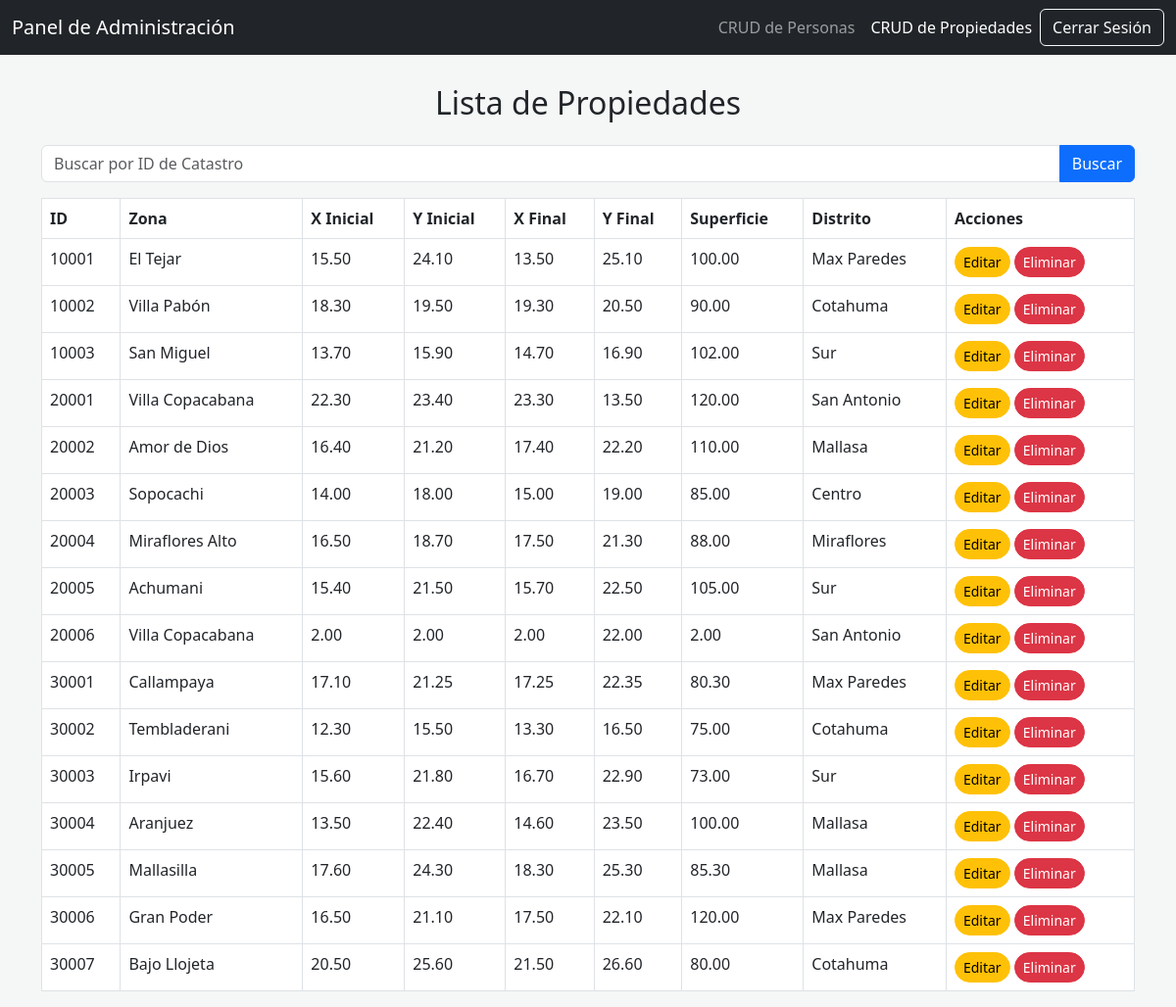
Page /crud_propiedades.php (signed in) on the committed database.
### tables this page shows
CREATE TABLE `propiedad` (
  `id` int(11) NOT NULL,
  `zona` varchar(100) DEFAULT NULL,
  `xini` decimal(10,2) DEFAULT NULL,
  `yini` decimal(10,2) DEFAULT NULL,
  `xfin` decimal(10,2) DEFAULT NULL,
  `yfin` decimal(10,2) DEFAULT NULL,
  `superficie` decimal(10,2) DEFAULT NULL,
  `distrito` varchar(50) DEFAULT NULL,
  `id_propietario` int(11) DEFAULT NULL
);

### crud_propiedades.php (the view, shortened to what this page needs)
<?php
include 'db.php';
$filter_id = '';
if (isset($_POST['filter'])) {
    $filter_id = $_POST['filter_id'];
    $sql = "SELECT * FROM propiedad WHERE id LIKE '%$filter_id%'";
} else {
    $sql = "SELECT * FROM propiedad";
}
$result = $conn->query($sql);
?>
<!DOCTYPE html>
<html>
<head>
    <link href="https://cdn.jsdelivr.net/npm/bootstrap@5.3.0/dist/css/bootstrap.min.css" rel="stylesheet">
</head>
<body>
    <nav class="navbar navbar-expand-lg navbar-dark bg-dark">
        <div class="container-fluid">
            <a class="navbar-brand" href="admin.php">Panel de Administración</a>
            <div class="collapse navbar-collapse" id="navbarNav">
                <ul class="navbar-nav ms-auto">
                    <li class="nav-item">
                        <a class="nav-link" href="admin.php">CRUD de Personas</a>
                    </li>
                    <li class="nav-item">
                        <a class="nav-link active" href="crud_propiedades.php">CRUD de Propiedades</a>
                    </li>
                </ul>
                <div class="d-flex">
                    <a href="logout.php" class="btn btn-outline-light">Cerrar Sesión</a>
                </div>
            </div>
        </div>
    </nav>
    <div class="container">
        <h2 class="text-center mb-4">Lista de Propiedades</h2>
        <form method="POST" action="">
            <div class="input-group mb-3">
                <input type="text" name="filter_id" class="form-control" placeholder="Buscar por ID de Catastro" value="<?= htmlspecialchars($filter_id); ?>">
                <button type="submit" name="filter" class="btn btn-primary">Buscar</button>
            </div>
        </form>
        <table class="table table-bordered">
            <thead>
                <tr>
                    <th>ID</th>
                    <th>Zona</th>
                    <th>X Inicial</th>
                    <th>Y Inicial</th>
                    <th>X Final</th>
                    <th>Y Final</th>
                    <th>Superficie</th>
                    <th>Distrito</th>
                    <th>Acciones</th>
                </tr>
            </thead>
            <tbody>
                <?php while ($row = $result->fetch_assoc()) { ?>
                    <tr>
                        <td><?= $row['id']; ?></td>
                        <td><?= $row['zona']; ?></td>
                        <td><?= $row['xini']; ?></td>
                        <td><?= $row['yini']; ?></td>
                        <td><?= $row['xfin']; ?></td>
                        <td><?= $row['yfin']; ?></td>
                        <td><?= $row['superficie']; ?></td>
                        <td><?= $row['distrito']; ?></td>
                        <td>
                            <a href="editar_propiedad.php?id=<?= $row['id']; ?>" class="btn btn-warning btn-sm">Editar</a>
                            <a href="crud_propiedades.php?delete_propiedad=<?= $row['id']; ?>" class="btn btn-danger btn-sm" onclick="return confirm('¿Estás seguro de que deseas eliminar esta propiedad?')">Eliminar</a>
                        </td>
                    </tr>
                <?php } ?>
            </tbody>
        </table>
    </div>
</body>
</html>

### crud_propiedades.php (style rules this page uses)
body { background: #f4f7f6; }
.container { margin-top: 30px; }
.btn-danger { border-radius: 20px; }
.btn-warning { border-radius: 20px; }

### rows in the picture
propiedad: id "10001", zona "El Tejar", xini "15.50", yini "24.10", xfin "13.50", yfin "25.10", superficie "100.00", distrito "Max Paredes"
propiedad: id "10002", zona "Villa Pabón", xini "18.30", yini "19.50", xfin "19.30", yfin "20.50", superficie "90.00", distrito "Cotahuma"
propiedad: id "10003", zona "San Miguel", xini "13.70", yini "15.90", xfin "14.70", yfin "16.90", superficie "102.00", distrito "Sur"
propiedad: id "20001", zona "Villa Copacabana", xini "22.30", yini "23.40", xfin "23.30", yfin "13.50", superficie "120.00", distrito "San Antonio"
propiedad: id "20002", zona "Amor de Dios", xini "16.40", yini "21.20", xfin "17.40", yfin "22.20", superficie "110.00", distrito "Mallasa"
propiedad: id "20003", zona "Sopocachi", xini "14.00", yini "18.00", xfin "15.00", yfin "19.00", superficie "85.00", distrito "Centro"
propiedad: id "20004", zona "Miraflores Alto", xini "16.50", yini "18.70", xfin "17.50", yfin "21.30", superficie "88.00", distrito "Miraflores"
propiedad: id "20005", zona "Achumani", xini "15.40", yini "21.50", xfin "15.70", yfin "22.50", superficie "105.00", distrito "Sur"
propiedad: id "20006", zona "Villa Copacabana", xini "2.00", yini "2.00", xfin "2.00", yfin "22.00", superficie "2.00", distrito "San Antonio"
propiedad: id "30001", zona "Callampaya", xini "17.10", yini "21.25", xfin "17.25", yfin "22.35", superficie "80.30", distrito "Max Paredes"
propiedad: id "30002", zona "Tembladerani", xini "12.30", yini "15.50", xfin "13.30", yfin "16.50", superficie "75.00", distrito "Cotahuma"
propiedad: id "30003", zona "Irpavi", xini "15.60", yini "21.80", xfin "16.70", yfin "22.90", superficie "73.00", distrito "Sur"
propiedad: id "30004", zona "Aranjuez", xini "13.50", yini "22.40", xfin "14.60", yfin "23.50", superficie "100.00", distrito "Mallasa"
propiedad: id "30005", zona "Mallasilla", xini "17.60", yini "24.30", xfin "18.30", yfin "25.30", superficie "85.30", distrito "Mallasa"
propiedad: id "30006", zona "Gran Poder", xini "16.50", yini "21.10", xfin "17.50", yfin "22.10", superficie "120.00", distrito "Max Paredes"
propiedad: id "30007", zona "Bajo Llojeta", xini "20.50", yini "25.60", xfin "21.50", yfin "26.60", superficie "80.00", distrito "Cotahuma"
